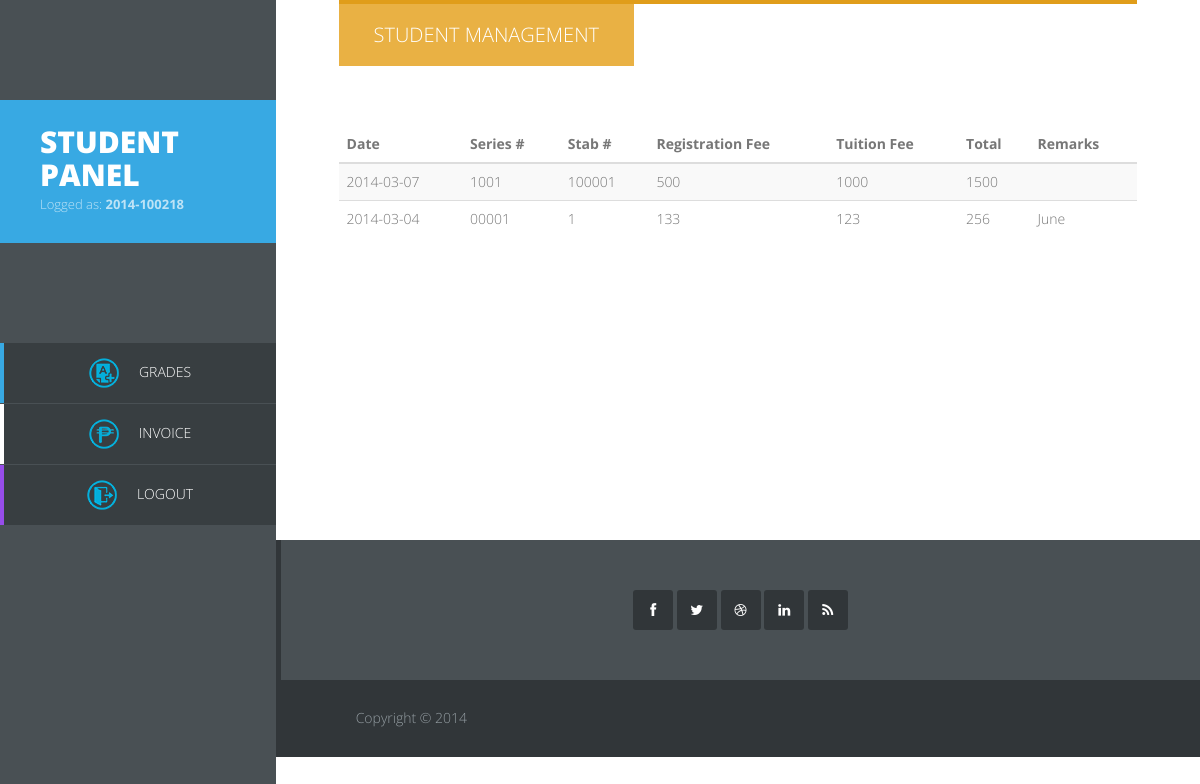
The page /student/managestudentap.php (signed in) on the database its author committed.
### tables this page shows
CREATE TABLE IF NOT EXISTS `tblacctspayable` (
  `id` int(10) NOT NULL AUTO_INCREMENT,
  `sap_id` varchar(50) NOT NULL,
  `seriesno` varchar(50) NOT NULL,
  `stabno` varchar(50) NOT NULL,
  `regfee` varchar(50) NOT NULL,
  `tuition` varchar(50) NOT NULL,
  `subtotal` varchar(50) NOT NULL,
  `remarks` varchar(150) NOT NULL,
  `datep` varchar(50) DEFAULT NULL,
  PRIMARY KEY (`id`)
);

### student/managestudentap.php (the view, shortened to what this page needs)
<?php
require("common.php");
		$s_id = htmlentities($_SESSION['user']['username']);
$query3 = "
			SELECT * from tblacctspayable where sap_id = '$s_id'
		";
		try
		{
			$stmt3 = $db->prepare($query3);
			$stmt3->execute();
		}
		catch(PDOException $ex3)
		{
			die("Failed to run query: " . $ex3->getMessage());
		}
		$rows3 = $stmt3->fetchAll();
?>
<!DOCTYPE html>
<html>
<head>
	<link rel="stylesheet" href="css/bootstrap.min.css">
	<link rel="stylesheet" href="css/font-awesome.min.css">
	<link rel="stylesheet" href="css/templatemo_misc.css">
	<link rel="stylesheet" href="css/templatemo_style.css">
    </head>
<body>
	<div id="main-sidebar" class="hidden-xs hidden-sm">
		<div class="logo">
			<a href="index.php" rel="nofollow"><h1>STUDENT PANEL</h1></a>
			<span>Logged as: <b> <?php echo htmlentities($_SESSION['user']['username'], ENT_QUOTES, 'UTF-8'); ?> </b> </span>
		</div>
		<div>
	        <ul class="main-menu">
	             <li class="home"><a href="index.php"><span style="padding-right:20px;"><img src="images/grades.png"></span>Grades</a></li>
	            <li class"about"><a href=" managestudentap.php"><span style="padding-right:20px;"><img src="images/invoice.png"></span>Invoice</a></li>
	            <li class="services"><a href="./../logout.php"><span style="padding-right:20px;"><img src="images/exit.png"></span>Logout</a></li>
	        </ul>
		</div>
	</div>
	<div id="main-content">
		<div class="container-fluid">
			<div id="about" class="section-content">
				<div class="row">
					<div class="col-md-14">
                            <div class="section-title">
                                <h2>Student Management</h2>
                            </div>
					</div>
					<div class="col-md-14">
						<table class="table table-striped" id="resultTable">
                            <thead>
                                <tr>
                                <th> <strong>Date</strong> </th>
                                <th> <strong>Series #</strong> </th>
                                <th> <strong>Stab #</strong> </th>
                                <th> <strong>Registration Fee</strong> </th>
                                <th> <strong>Tuition Fee</strong> </th>
                                <th> <strong>Total</strong> </th>
                                <th> <strong>Remarks</strong> </th>
                                </tr>
                            </thead>
                            <tbody>
									<?php foreach($rows3 as $row3): ?>
                                        <tr>
                                            <td><?php echo htmlentities($row3['datep'], ENT_QUOTES, 'UTF-8'); ?></td>
                                            <td><?php echo htmlentities($row3['seriesno'], ENT_QUOTES, 'UTF-8'); ?></td>
                                            <td><?php echo htmlentities($row3['stabno'], ENT_QUOTES, 'UTF-8'); ?></td>
                                            <td><?php echo htmlentities($row3['regfee'], ENT_QUOTES, 'UTF-8'); ?></td>
                                            <td><?php echo htmlentities($row3['tuition'], ENT_QUOTES, 'UTF-8'); ?></td>
                                            <td><?php echo htmlentities($row3['subtotal'], ENT_QUOTES, 'UTF-8'); ?></td>
                                            <td><?php echo htmlentities($row3['remarks'], ENT_QUOTES, 'UTF-8'); ?></td>
                                        </tr>
                                    <?php endforeach; ?>
                            </tbody>
                            </table>
					</div>
			</div>
            <div id="account" class="section-content">
				<div class="row contact-form">
                <form action="login.php" method="post">
                <div class="row contact-form">
					<div class="col-md-4">
					</div>
               </div>
                 <div class="row contact-form">
					<div class="col-md-4">
					</div>
                 </div>
						<div class="col-md-2 ">
						</div>
                   </form>
				</div>
				</div>
			</div>
		</div>
		<div class="site-footer">
			<div class="first-footer">
				<div class="container-fluid">
					<div class="row">
						<div class="col-md-12">
							<div class="social-footer">
								<ul>
									<li><a href="facebook.com" class="fa fa-facebook"></a></li>
									<li><a href="#" class="fa fa-twitter"></a></li>
									<li><a href="#" class="fa fa-dribbble"></a></li>
									<li><a href="#" class="fa fa-linkedin"></a></li>
									<li><a href="#" class="fa fa-rss"></a></li>
								</ul>
							</div>
						</div>
					</div>
				</div>
			</div>
			<div class="bottom-footer">
				<div class="container-fluid">
					<div class="row">
						<div class="col-md-6">
							<p class="copyright">Copyright © 2014
                            </p>
						</div>
					</div>
				</div>
			</div>
		</div>
	</div>
</body>
</html>

### student/css/templatemo_style.css (style rules this page uses)
.main-menu, .responsive-menu ul, .social-member, .progess-bars, .first-footer .social-footer ul { padding: 0; margin: 0; list-style: none; }
body { font: 14px/1.85em 'Open Sans', Arial, Helvetice Neue, sans-serif; color: #777777; font-weight: 300; font-style: normal; -webkit-font-smoothing: antialiased; -webkit-text-size-adjust: 100%; }
a, a:hover, a:focus { text-decoration: none; -webkit-transition: all 150ms ease-in; -moz-transition: all 150ms ease-in; -o-transition: all 150ms ease-in; transition: all 150ms ease-in; }
h1, h2, h3, h4, h5, h6 { font-family: 'Open Sans', Arial, Helvetice Neue, sans-serif; }
*, *:before, *:after { -moz-box-sizing: border-box; -webkit-box-sizing: border-box; box-sizing: border-box; }
#main-content, .full-width-slider { float: right; width: 77%; }
.section-content { padding: 0 7%; margin-bottom: 100px; }
.section-title { border-top: 4px solid; margin-bottom: 60px; }
.section-title h2 { display: inline-block; padding: 20px 35px; color: white; text-transform: uppercase; font-weight: 300; margin: 0; font-size: 20px; }
#about .section-title { border-color: #e09d1a; }
#about h2 { background-color: #e9b144; }
#main-sidebar { float: left; width: 23%; height: 100%; position: fixed; background-color: #495054; color: white; }
.logo { margin: 100px 0; background-color: #38a9e3; padding: 25px 40px; }
.logo a { color: white; }
.logo a h1 { text-transform: uppercase; font-size: 30px; margin: 0; font-weight: 800; }
.logo span { color: #bee3f6; font-size: 13px; }
.main-menu { text-align: center; }
.main-menu li { margin-bottom: 1px; }
.main-menu li a { color: white; text-transform: uppercase; display: block; border-left: 4px solid; padding: 15px 30px; background-color: #383e41; -webkit-transition: all 150ms ease-in; -moz-transition: all 150ms ease-in; -o-transition: all 150ms ease-in; transition: all 150ms ease-in; }
li.home a { border-color: #38a9e3; }
li.services a { border-color: #974dea; }
.contact-form { margin-top: 60px; }
.first-footer { background-color: #495054; padding: 50px; text-align: center; border-left: 5px solid #313639; }
.first-footer .social-footer ul li { display: inline; }
.first-footer .social-footer ul li a { width: 40px; height: 40px; -webkit-border-radius: 3px; border-radius: 3px; background-clip: padding-box; background-color: #313639; text-align: center; line-height: 40px; color: white; }
.bottom-footer { background-color: #313639; color: #949da2; padding: 25px 7% 16px 7%; }

### rows shown on the page
tblacctspayable: datep "2014-03-07", seriesno "1001", stabno "100001", regfee "500", tuition "1000", subtotal "1500"
tblacctspayable: datep "2014-03-04", seriesno "00001", stabno "1", regfee "133", tuition "123", subtotal "256", remarks "June"

### other values the page prints
$_SESSION['user']['username'] "2014-100218"
